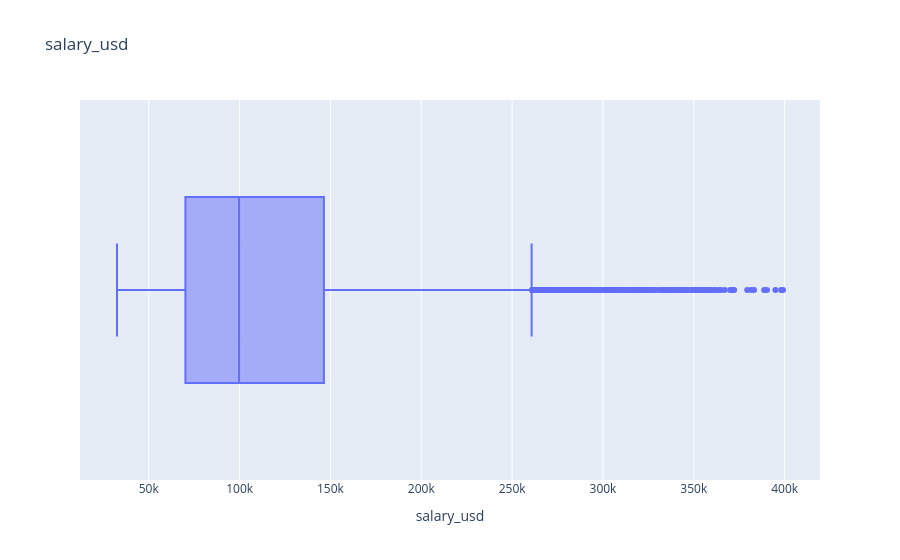
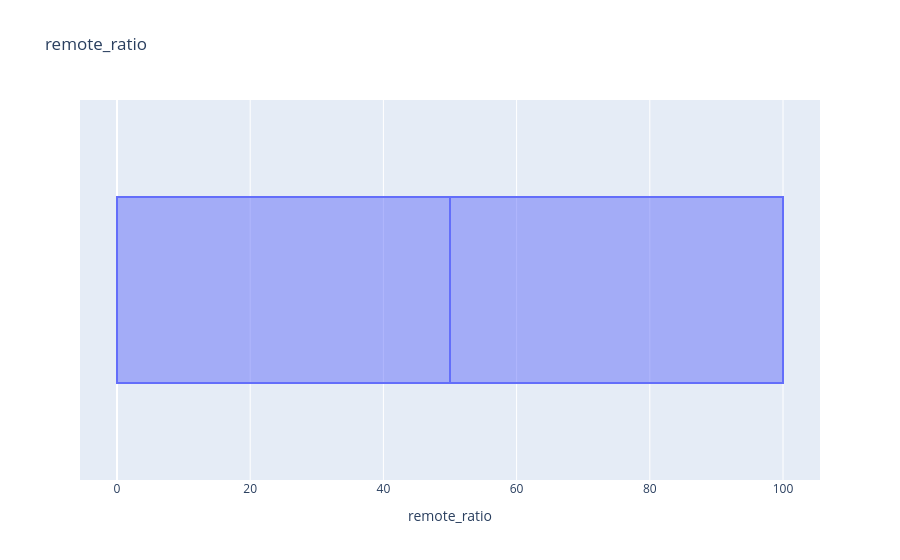
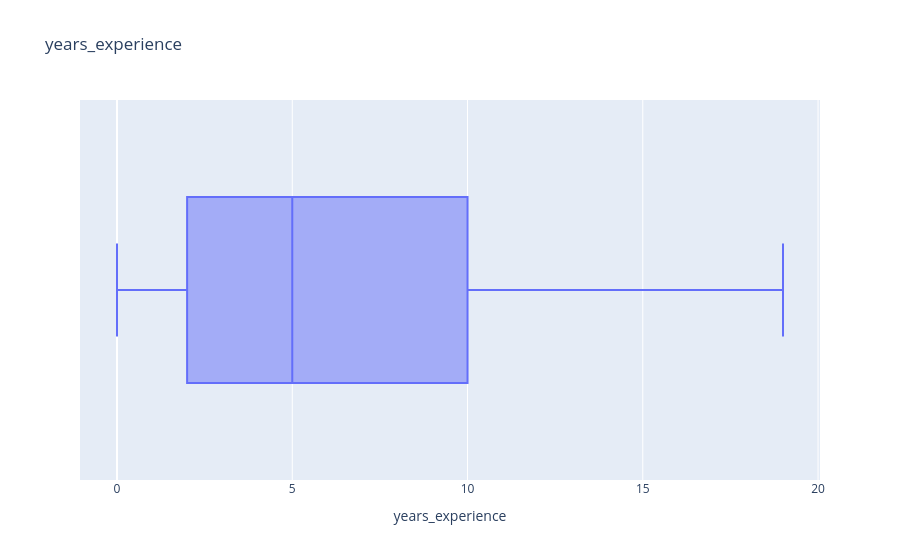
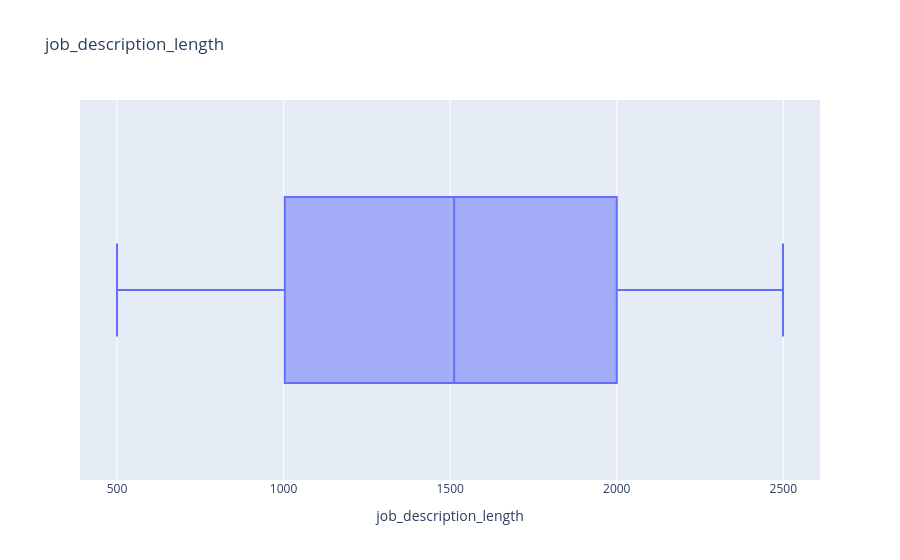

Write notebook code for charts like these, in order.
### Code cell
for column in df.select_dtypes(exclude='O').columns:
    fig = px.box(df, x=column, title=column)
    fig.show()

### Figure 1 — Plotly figure (JSON) as saved in the notebook; plotly's stock layout.template omitted (floating-point values rounded to 4 significant figures; data arrays with more than 128 entries replaced by an {"elided": "..."} marker saying what was removed)
{"data": [{"alignmentgroup": "True", "hovertemplate": "salary_usd=%{x}<extra></extra>", "legendgroup": "", "marker": {"color": "#636efa"}, "name": "", "notched": false, "offsetgroup": "", "orientation": "h", "showlegend": false, "type": "box", "x": {"elided": "15000 int values"}, "x0": " ", "xaxis": "x", "y0": " ", "yaxis": "y"}], "layout": {"boxmode": "group", "legend": {"tracegroupgap": 0}, "title": {"text": "salary_usd"}, "xaxis": {"anchor": "y", "domain": [0, 1], "title": {"text": "salary_usd"}}, "yaxis": {"anchor": "x", "domain": [0, 1]}}}

### Figure 2 — Plotly figure (JSON) as saved in the notebook; plotly's stock layout.template omitted (floating-point values rounded to 4 significant figures; data arrays with more than 128 entries replaced by an {"elided": "..."} marker saying what was removed)
{"data": [{"alignmentgroup": "True", "hovertemplate": "remote_ratio=%{x}<extra></extra>", "legendgroup": "", "marker": {"color": "#636efa"}, "name": "", "notched": false, "offsetgroup": "", "orientation": "h", "showlegend": false, "type": "box", "x": {"elided": "15000 int values"}, "x0": " ", "xaxis": "x", "y0": " ", "yaxis": "y"}], "layout": {"boxmode": "group", "legend": {"tracegroupgap": 0}, "title": {"text": "remote_ratio"}, "xaxis": {"anchor": "y", "domain": [0, 1], "title": {"text": "remote_ratio"}}, "yaxis": {"anchor": "x", "domain": [0, 1]}}}

### Figure 3 — Plotly figure (JSON) as saved in the notebook; plotly's stock layout.template omitted (floating-point values rounded to 4 significant figures; data arrays with more than 128 entries replaced by an {"elided": "..."} marker saying what was removed)
{"data": [{"alignmentgroup": "True", "hovertemplate": "years_experience=%{x}<extra></extra>", "legendgroup": "", "marker": {"color": "#636efa"}, "name": "", "notched": false, "offsetgroup": "", "orientation": "h", "showlegend": false, "type": "box", "x": {"elided": "15000 int values"}, "x0": " ", "xaxis": "x", "y0": " ", "yaxis": "y"}], "layout": {"boxmode": "group", "legend": {"tracegroupgap": 0}, "title": {"text": "years_experience"}, "xaxis": {"anchor": "y", "domain": [0, 1], "title": {"text": "years_experience"}}, "yaxis": {"anchor": "x", "domain": [0, 1]}}}

### Figure 4 — Plotly figure (JSON) as saved in the notebook; plotly's stock layout.template omitted (floating-point values rounded to 4 significant figures; data arrays with more than 128 entries replaced by an {"elided": "..."} marker saying what was removed)
{"data": [{"alignmentgroup": "True", "hovertemplate": "job_description_length=%{x}<extra></extra>", "legendgroup": "", "marker": {"color": "#636efa"}, "name": "", "notched": false, "offsetgroup": "", "orientation": "h", "showlegend": false, "type": "box", "x": {"elided": "15000 int values"}, "x0": " ", "xaxis": "x", "y0": " ", "yaxis": "y"}], "layout": {"boxmode": "group", "legend": {"tracegroupgap": 0}, "title": {"text": "job_description_length"}, "xaxis": {"anchor": "y", "domain": [0, 1], "title": {"text": "job_description_length"}}, "yaxis": {"anchor": "x", "domain": [0, 1]}}}
